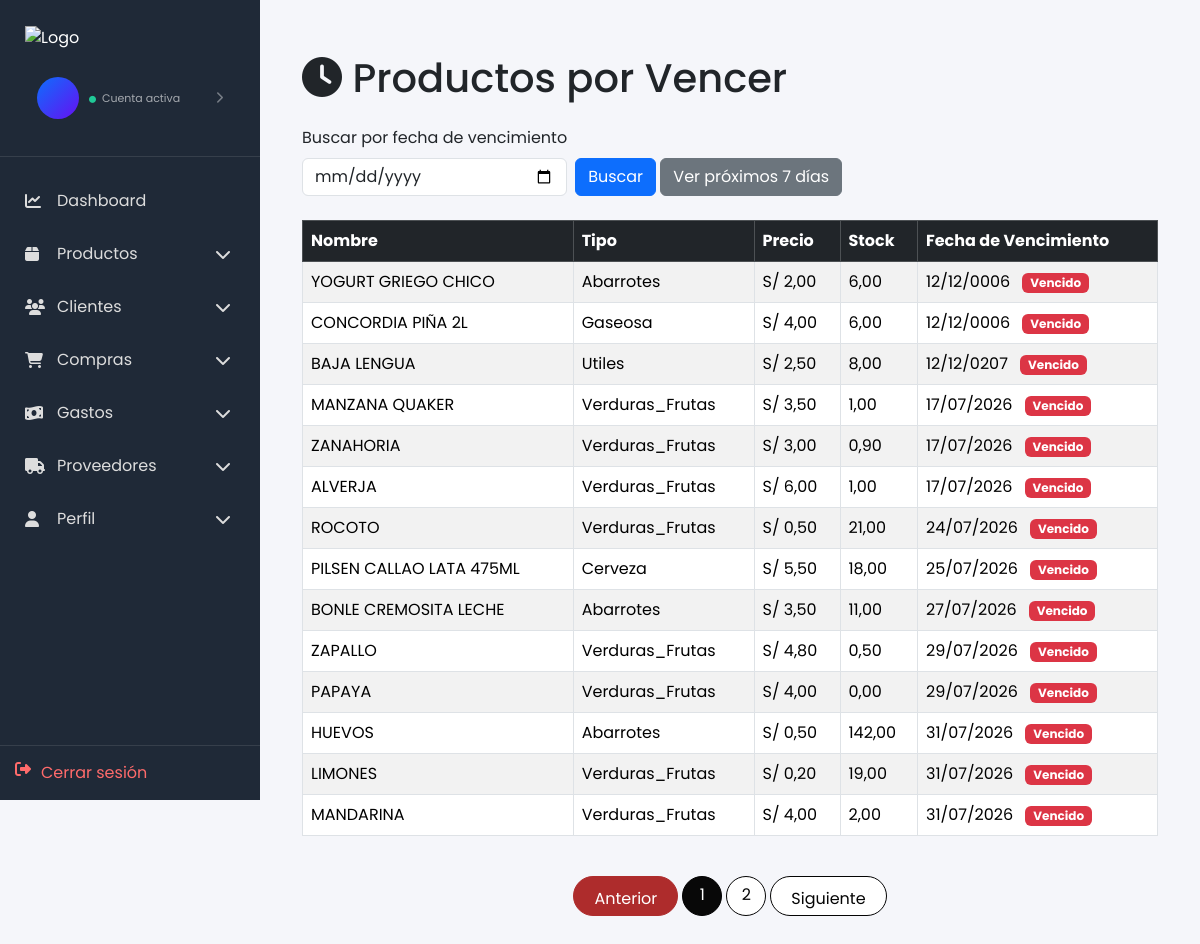
The page /productos/vencer/ on the database its author committed.
### productos/models.py (models this page shows, shortened)
class Producto(models.Model):
    nombre = models.CharField(max_length=200)
    precio = models.DecimalField(max_digits=10, decimal_places=2)
    costo = models.DecimalField(max_digits=10, decimal_places=2, default=0.00)
    stock = models.DecimalField(max_digits=10, decimal_places=2, default=0.00)
    tipoProducto = models.CharField(max_length=100)
    unidadMedida = models.CharField(max_length=50, blank=True)
    fechaVencimiento = models.DateField(blank=True, null=True)
    detalle = models.TextField(blank=True)
    imagen = models.CharField(max_length=255, blank=True)
    created_at = models.DateTimeField(auto_now_add=True)
    updated_at = models.DateTimeField(auto_now=True)

### productos/views.py (the view)
# urls.py: path('vencer/', views.productos_vencer, name='productos_vencer'),
def productos_vencer(request):
	fecha_str = request.GET.get('fecha', '').strip()
	hoy = timezone.now().date()
	hasta = hoy + datetime.timedelta(days=7)
	productos = Producto.objects.filter(fechaVencimiento__isnull=False)
	if fecha_str:
		try:
			fecha = datetime.datetime.strptime(fecha_str, '%Y-%m-%d').date()
			productos = productos.filter(fechaVencimiento=fecha).order_by('fechaVencimiento')
		except ValueError:
			messages.warning(request, 'Formato de fecha inválido. Usa YYYY-MM-DD.')
			productos = Producto.objects.none()
	else:
		productos = productos.filter(fechaVencimiento__lte=hasta).order_by('fechaVencimiento')
	paginator = Paginator(productos, 14)
	page_number = request.GET.get('page')
	page_obj = paginator.get_page(page_number)
	return render(request, 'productos/productos_vencer.html', {
		'page_obj': page_obj,
		'fecha_busqueda': fecha_str,
		'hoy': hoy,
		'hasta': hasta,
	})

### productos/templates/productos/productos_vencer.html (shortened to what this page needs)
{% extends 'base_admin.html' %}
{% block content %}
<br>
<div class="container">
	<h1 class="mb-4"><i class="fas fa-clock"></i> Productos por Vencer</h1>
	<form method="get" class="row g-2 mb-4">
		<div class="col-auto">
			<label for="fecha" class="form-label">Buscar por fecha de vencimiento</label>
			<input type="date" id="fecha" name="fecha" class="form-control" value="{{ fecha_busqueda }}">
		</div>
		<div class="col-auto align-self-end">
			<button type="submit" class="btn btn-primary mt-2">Buscar</button>
			<a href="{% url 'productos_vencer' %}" class="btn btn-secondary mt-2">Ver próximos 7 días</a>
		</div>
	</form>
	{% if page_obj and page_obj.object_list %}
		<div class="table-responsive">
			<table class="table table-striped table-hover table-bordered">
				<thead class="table-dark">
					<tr>
						<th>Nombre</th>
						<th>Tipo</th>
						<th>Precio</th>
						<th>Stock</th>
						<th>Fecha de Vencimiento</th>
					</tr>
				</thead>
				<tbody>
					{% for producto in page_obj.object_list %}
					<tr>
						<td>{{ producto.nombre }}</td>
						<td>{{ producto.tipoProducto }}</td>
						<td>S/ {{ producto.precio }}</td>
						<td>{{ producto.stock }}</td>
						<td>
							{{ producto.fechaVencimiento|date:'d/m/Y' }}
							{% if producto.fechaVencimiento < hoy %}
								<span class="badge bg-danger text-white ms-2">Vencido</span>
							{% elif producto.fechaVencimiento <= hasta %}
								<span class="badge bg-warning text-dark ms-2">Próximo</span>
							{% endif %}
						</td>
					</tr>
					{% endfor %}
				</tbody>
			</table>
		</div>
		<nav aria-label="Paginación" class="mt-4">
            <ul class="pagination justify-content-center">
                {% if page_obj.has_previous %}
                <li class="page-item">
                    <a class="page-link" href="?q={{ query }}&tipo={{ tipo }}&page={{ page_obj.previous_page_number }}">Anterior</a>
                </li>
                {% else %}
                <li class="page-item disabled"><span class="page-link">Anterior</span></li>
                {% endif %}
                {% for num in page_obj.paginator.page_range %}
                {% if num == page_obj.number %}
                    <li class="page-item active"><span class="page-link">{{ num }}</span></li>
                {% elif num >= page_obj.number|add:'-2' and num <= page_obj.number|add:'2' %}
                    <li class="page-item"><a class="page-link" href="?q={{ query }}&tipo={{ tipo }}&page={{ num }}">{{ num }}</a></li>
                {% endif %}
                {% endfor %}
                {% if page_obj.has_next %}
                <li class="page-item">
                    <a class="page-link" href="?q={{ query }}&tipo={{ tipo }}&page={{ page_obj.next_page_number }}">Siguiente</a>
                </li>
                {% else %}
                <li class="page-item disabled"><span class="page-link">Siguiente</span></li>
                {% endif %}
            </ul>
        </nav>
	{% else %}
		<div class="alert alert-info">No hay productos con fecha de vencimiento en el rango seleccionado.</div>
	{% endif %}
</div>
<br>
{% endblock %}

### static/css/style.css (style rules this page uses)
body { font-family:'Poppins',sans-serif; }

### static/css/sidebar.css (style rules this page uses)
body { margin: 0; background: #f5f6fa; }

### static/css/catalogo.css (style rules this page uses)
body { font-family:'Poppins', sans-serif; }
.pagination .page-link { color:#050505; border-radius:50%; margin:0 5px; width:40px; height:40px; text-align:center; border:1px solid #040404; }
.pagination .active .page-link { background:#080808; border-color:#000000; color:white; }
.pagination .disabled .page-link { background: #ae2c2c; border-color: #ae2c2c; color: #ffffff; }
.pagination .page-item:first-child .page-link, .pagination .page-item:last-child .page-link { width:auto; padding:10px 20px; border-radius:25px; }

### rows shown on the page
Producto: nombre "YOGURT GRIEGO CHICO", tipoProducto "Abarrotes", precio "2,00", stock "6,00", fechaVencimiento "12/12/0006", shows "Vencido"
Producto: nombre "CONCORDIA PIÑA 2L", tipoProducto "Gaseosa", precio "4,00", stock "6,00", fechaVencimiento "12/12/0006", shows "Vencido"
Producto: nombre "BAJA LENGUA", tipoProducto "Utiles", precio "2,50", stock "8,00", fechaVencimiento "12/12/0207", shows "Vencido"
Producto: nombre "MANZANA QUAKER", tipoProducto "Verduras_Frutas", precio "3,50", stock "1,00", fechaVencimiento "17/07/2026", shows "Vencido"
Producto: nombre "ZANAHORIA", tipoProducto "Verduras_Frutas", precio "3,00", stock "0,90", fechaVencimiento "17/07/2026", shows "Vencido"
Producto: nombre "ALVERJA", tipoProducto "Verduras_Frutas", precio "6,00", stock "1,00", fechaVencimiento "17/07/2026", shows "Vencido"
Producto: nombre "ROCOTO", tipoProducto "Verduras_Frutas", precio "0,50", stock "21,00", fechaVencimiento "24/07/2026", shows "Vencido"
Producto: nombre "PILSEN CALLAO LATA 475ML", tipoProducto "Cerveza", precio "5,50", stock "18,00", fechaVencimiento "25/07/2026", shows "Vencido"
Producto: nombre "BONLE CREMOSITA LECHE", tipoProducto "Abarrotes", precio "3,50", stock "11,00", fechaVencimiento "27/07/2026", shows "Vencido"
Producto: nombre "ZAPALLO", tipoProducto "Verduras_Frutas", precio "4,80", stock "0,50", fechaVencimiento "29/07/2026", shows "Vencido"
Producto: nombre "PAPAYA", tipoProducto "Verduras_Frutas", precio "4,00", stock "0,00", fechaVencimiento "29/07/2026", shows "Vencido"
Producto: nombre "HUEVOS", tipoProducto "Abarrotes", precio "0,50", stock "142,00", fechaVencimiento "31/07/2026", shows "Vencido"
Producto: nombre "LIMONES", tipoProducto "Verduras_Frutas", precio "0,20", stock "19,00", fechaVencimiento "31/07/2026", shows "Vencido"
Producto: nombre "MANDARINA", tipoProducto "Verduras_Frutas", precio "4,00", stock "2,00", fechaVencimiento "31/07/2026", shows "Vencido"

### other values the page prints
{{ num }} "1"
{{ num }} "2"
